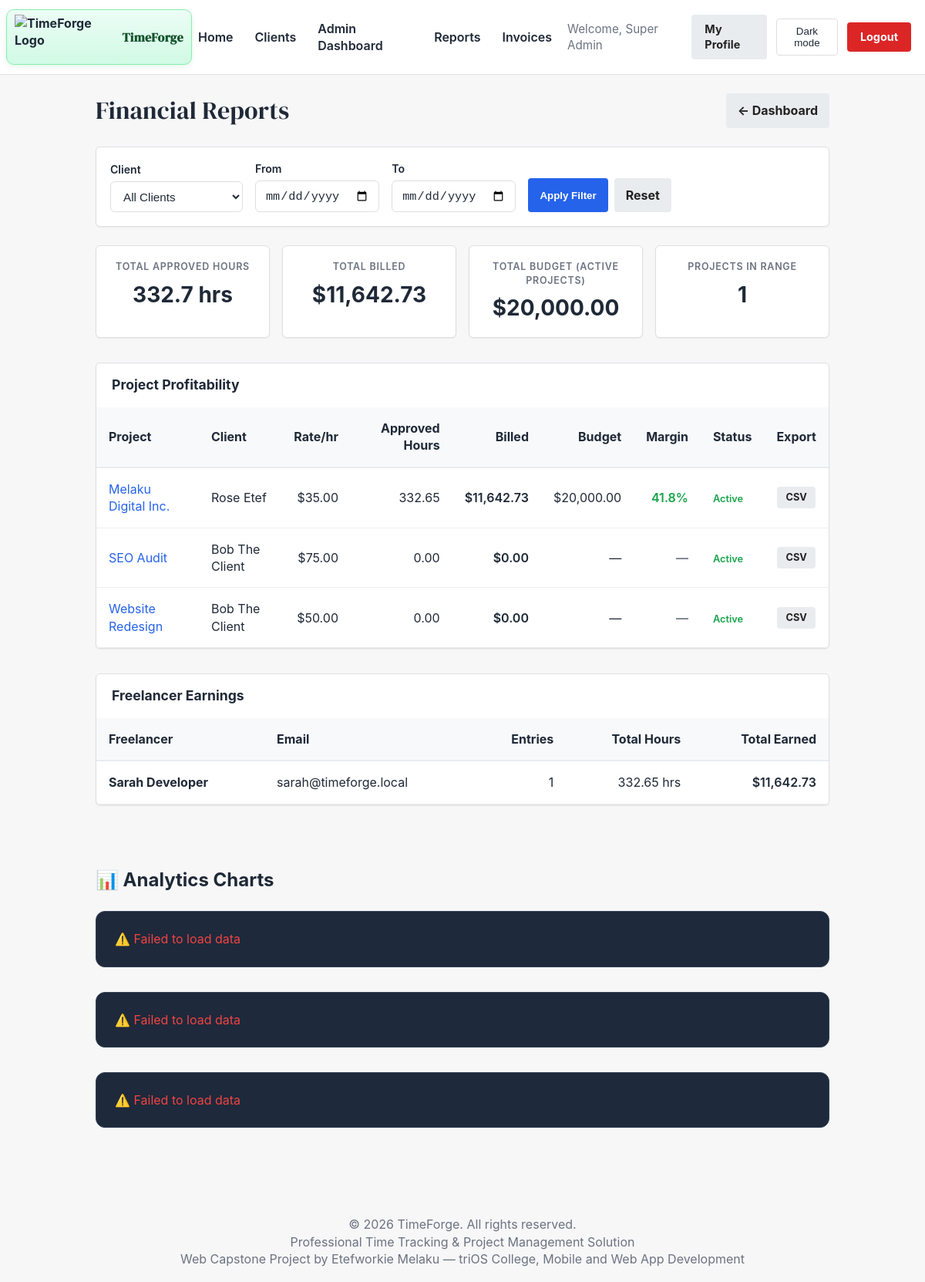
Screenshot of /admin/reports.php (signed in) with the database file from the repository.
### tables this page shows
CREATE TABLE `projects` (
  `id` int(11) NOT NULL AUTO_INCREMENT,
  `company_id` int(11) DEFAULT NULL,
  `project_name` varchar(100) NOT NULL,
  `description` text DEFAULT NULL,
  `client_id` int(11) NOT NULL,
  `created_by` int(11) DEFAULT NULL,
  `hourly_rate` decimal(10,2) DEFAULT 0.00,
  `budget` decimal(10,2) DEFAULT NULL,
  `deadline` date DEFAULT NULL,
  `status` enum('active','completed','archived') DEFAULT 'active',
  `stage` enum('planning','in_progress','review','testing','on_hold','completed','archived') DEFAULT 'planning',
  `created_at` timestamp NOT NULL DEFAULT current_timestamp(),
  `updated_at` timestamp NOT NULL DEFAULT current_timestamp() ON UPDATE current_timestamp(),
  `deleted_at` timestamp NULL DEFAULT NULL,
  `deleted_by` int(11) DEFAULT NULL,
  `deletion_requested` tinyint(1) DEFAULT 0,
  `deletion_requested_by` int(11) DEFAULT NULL,
  `deletion_requested_at` timestamp NULL DEFAULT NULL,
  `deletion_reason` text DEFAULT NULL,
  `progress_percentage` int(11) DEFAULT 0,
  `budget_alert_75` tinyint(1) DEFAULT 0,
  `budget_alert_90` tinyint(1) DEFAULT 0,
  `budget_alert_100` tinyint(1) DEFAULT 0,
  `screenshots_enabled` tinyint(1) NOT NULL DEFAULT 1 COMMENT '1 = auto-capture screenshots while timer runs, 0 = disabled',
  `tax_rate` decimal(5,2) DEFAULT 0.00 COMMENT 'Default tax percentage for invoices on this project',
  PRIMARY KEY (`id`),
  KEY `created_by` (`created_by`),
  KEY `projects_ibfk_1` (`client_id`),
  KEY `status` (`status`),
  KEY `deleted_at` (`deleted_at`),
  KEY `projects_company_id` (`company_id`),
  CONSTRAINT `projects_fk_company` FOREIGN KEY (`company_id`) REFERENCES `companies` (`id`) ON DELETE CASCADE,
  CONSTRAINT `projects_ibfk_1` FOREIGN KEY (`client_id`) REFERENCES `clients` (`id`) ON DELETE CASCADE,
  CONSTRAINT `projects_ibfk_2` FOREIGN KEY (`created_by`) REFERENCES `users` (`id`) ON DELETE SET NULL
);

CREATE TABLE `clients` (
  `id` int(11) NOT NULL AUTO_INCREMENT,
  `company_id` int(11) DEFAULT NULL,
  `client_name` varchar(100) NOT NULL,
  `company_name` varchar(100) DEFAULT NULL,
  `email` varchar(100) NOT NULL,
  `phone` varchar(20) DEFAULT NULL,
  `address` text DEFAULT NULL,
  `user_id` int(11) DEFAULT NULL,
  `created_by` int(11) NOT NULL,
  `created_at` timestamp NOT NULL DEFAULT current_timestamp(),
  `updated_at` timestamp NOT NULL DEFAULT current_timestamp() ON UPDATE current_timestamp(),
  `is_active` tinyint(1) DEFAULT 1,
  PRIMARY KEY (`id`),
  UNIQUE KEY `email` (`email`),
  KEY `user_id` (`user_id`),
  KEY `created_by` (`created_by`),
  KEY `is_active` (`is_active`),
  KEY `clients_company_id` (`company_id`),
  CONSTRAINT `clients_fk_company` FOREIGN KEY (`company_id`) REFERENCES `companies` (`id`) ON DELETE CASCADE,
  CONSTRAINT `clients_ibfk_1` FOREIGN KEY (`user_id`) REFERENCES `users` (`id`) ON DELETE SET NULL,
  CONSTRAINT `clients_ibfk_2` FOREIGN KEY (`created_by`) REFERENCES `users` (`id`) ON DELETE CASCADE
);

CREATE TABLE `users` (
  `id` int(11) NOT NULL AUTO_INCREMENT,
  `company_id` int(11) DEFAULT NULL,
  `username` varchar(50) NOT NULL,
  `email` varchar(100) NOT NULL,
  `password` varchar(255) NOT NULL,
  `role` enum('admin','freelancer','client') NOT NULL DEFAULT 'freelancer',
  `full_name` varchar(100) NOT NULL,
  `company_name` varchar(150) DEFAULT NULL,
  `business_tagline` varchar(200) DEFAULT NULL,
  `company_logo` varchar(255) DEFAULT NULL,
  `is_active` tinyint(1) DEFAULT 1,
  `last_login` datetime DEFAULT NULL,
  `last_active_at` datetime DEFAULT NULL,
  `current_project_id` int(11) DEFAULT NULL,
  `password_reset_token` varchar(255) DEFAULT NULL,
  `password_reset_expires` datetime DEFAULT NULL,
  `created_at` timestamp NOT NULL DEFAULT current_timestamp(),
  `updated_at` timestamp NOT NULL DEFAULT current_timestamp() ON UPDATE current_timestamp(),
  PRIMARY KEY (`id`),
  UNIQUE KEY `username` (`username`),
  UNIQUE KEY `email` (`email`),
  KEY `users_fk_current_project` (`current_project_id`),
  KEY `company_id` (`company_id`),
  CONSTRAINT `users_fk_company` FOREIGN KEY (`company_id`) REFERENCES `companies` (`id`) ON DELETE SET NULL,
  CONSTRAINT `users_fk_current_project` FOREIGN KEY (`current_project_id`) REFERENCES `projects` (`id`) ON DELETE SET NULL
);

### admin/reports.php (the view, shortened to what this page needs)
<?php
require_once __DIR__ . '/../db.php';
$filter_date_from = trim($_GET['date_from'] ?? '');
$filter_date_to   = trim($_GET['date_to']   ?? '');
$summary_params = [':company_id' => $_SESSION['company_id']];
$summary_where  = "WHERE te.status = 'approved' AND te.end_time IS NOT NULL AND p.deleted_at IS NULL AND p.company_id = :company_id";
$summary_stmt = $pdo->prepare("
    SELECT
        COUNT(DISTINCT p.id)                                          AS project_count,
        COALESCE(SUM(te.total_seconds), 0)                           AS total_seconds,
        COALESCE(SUM((te.total_seconds / 3600) * p.hourly_rate), 0) AS total_billed,
        COALESCE(SUM(p.budget), 0)                                   AS total_budget
    FROM time_entries te
    INNER JOIN projects p ON p.id = te.project_id
    $summary_where
");
try {
    $summary_stmt->execute($summary_params);
    $summary = $summary_stmt->fetch();
} catch (PDOException $e) {
    error_log('reports.php summary query error: ' . $e->getMessage());
    $summary = ['project_count' => 0, 'total_seconds' => 0, 'total_billed' => 0, 'total_budget' => 0];
}
$total_hours  = round(($summary['total_seconds'] ?? 0) / 3600, 2);
$total_billed = round($summary['total_billed']   ?? 0, 2);
$total_budget = round($summary['total_budget']   ?? 0, 2);
$proj_params = [':company_id' => $_SESSION['company_id']];
$proj_where  = "WHERE p.deleted_at IS NULL AND p.company_id = :company_id";
$entry_date_cond_a = "te.status = 'approved' AND te.end_time IS NOT NULL";
$entry_date_cond_b = "te.status = 'approved' AND te.end_time IS NOT NULL";
$proj_stmt = $pdo->prepare("
    SELECT
        p.id,
        p.project_name,
        p.hourly_rate,
        p.budget,
        p.status,
        c.client_name,
        c.company_name,
        COALESCE(SUM(CASE WHEN $entry_date_cond_a THEN te.total_seconds ELSE 0 END), 0)                             AS approved_seconds,
        COALESCE(SUM(CASE WHEN $entry_date_cond_b THEN (te.total_seconds / 3600) * p.hourly_rate ELSE 0 END), 0)   AS billed_amount
    FROM projects p
    INNER JOIN clients c ON c.id = p.client_id
    LEFT  JOIN time_entries te ON te.project_id = p.id
    $proj_where
    GROUP BY p.id
    ORDER BY billed_amount DESC
");
try {
    $proj_stmt->execute($proj_params);
    $projects = $proj_stmt->fetchAll();
} catch (PDOException $e) {
    error_log('reports.php per-project query error: ' . $e->getMessage());
    $projects = [];
}
$fl_params = [':company_id' => $_SESSION['company_id']];
$fl_where  = "WHERE te.status = 'approved' AND te.end_time IS NOT NULL AND p.deleted_at IS NULL AND p.company_id = :company_id";
$fl_stmt = $pdo->prepare("
    SELECT
        u.id,
        u.full_name,
        u.email,
        COUNT(te.id)                                                 AS entry_count,
        COALESCE(SUM(te.total_seconds), 0)                          AS total_seconds,
        COALESCE(SUM((te.total_seconds / 3600) * p.hourly_rate), 0) AS total_earned
    FROM time_entries te
    INNER JOIN projects p ON p.id = te.project_id
    INNER JOIN users    u ON u.id = te.user_id
    $fl_where
    GROUP BY u.id
    ORDER BY total_earned DESC
");
try {
    $fl_stmt->execute($fl_params);
    $freelancers = $fl_stmt->fetchAll();
} catch (PDOException $e) {
    error_log('reports.php freelancer query error: ' . $e->getMessage());
    $freelancers = [];
}
?>
<!DOCTYPE html>
<html lang="en">
<head>
    <link rel="stylesheet" href="/TimeForge_Capstone/css/style.css">
    <link rel="stylesheet" href="/TimeForge_Capstone/css/reports.css">
</head>
<body>
<?php include __DIR__ . '/../includes/header_partial.php'; ?>
<div class="container">
    <div style="display:flex; justify-content:space-between; align-items:center; margin-bottom:1.5rem; flex-wrap:wrap; gap:1rem;">
        <h1 class="heading-serif" style="color:var(--color-accent); margin:0;">Financial Reports</h1>
        <a href="/TimeForge_Capstone/admin/dashboard.php" class="btn btn-secondary">&larr; Dashboard</a>
    </div>
    <div class="card report-filters">
        <form method="get" action="" style="display:flex; gap:1rem; flex-wrap:wrap; align-items:flex-end;">
            <div class="form-group" style="margin:0; min-width:160px;">
                <label for="client_id">Client</label>
                <select name="client_id" id="client_id" class="form-control">
                    <option value="">All Clients</option>
                </select>
            </div>
            <div class="form-group" style="margin:0;">
                <label for="date_from">From</label>
                <input type="date" id="date_from" name="date_from" class="form-control" value="<?php echo htmlspecialchars($filter_date_from); ?>">
            </div>
            <div class="form-group" style="margin:0;">
                <label for="date_to">To</label>
                <input type="date" id="date_to" name="date_to" class="form-control" value="<?php echo htmlspecialchars($filter_date_to); ?>">
            </div>
            <div style="display:flex; gap:0.5rem;">
                <button type="submit" class="btn btn-primary">Apply Filter</button>
                <a href="/TimeForge_Capstone/admin/reports.php" class="btn btn-secondary">Reset</a>
            </div>
        </form>
    </div>
    <div class="report-stat-grid">
        <div class="card report-stat">
            <div class="stat-label">Total Approved Hours</div>
            <div class="stat-value"><?php echo number_format($total_hours, 1); ?> hrs</div>
        </div>
        <div class="card report-stat">
            <div class="stat-label">Total Billed</div>
            <div class="stat-value">$<?php echo number_format($total_billed, 2); ?></div>
        </div>
        <div class="card report-stat">
            <div class="stat-label">Total Budget (active projects)</div>
            <div class="stat-value">$<?php echo number_format($total_budget, 2); ?></div>
        </div>
        <div class="card report-stat">
            <div class="stat-label">Projects in Range</div>
            <div class="stat-value"><?php echo (int)$summary['project_count']; ?></div>
        </div>
    </div>
    <div class="card" style="padding:0; overflow:hidden; margin-bottom:2rem;">
        <div style="padding:1rem 1.25rem; border-bottom:1px solid var(--color-border);">
            <h2 style="margin:0; font-size:1.1rem;">Project Profitability</h2>
        </div>
        <table class="project-table" style="margin:0;">
            <thead>
                <tr>
                    <th>Project</th>
                    <th>Client</th>
                    <th style="text-align:right;">Rate/hr</th>
                    <th style="text-align:right;">Approved Hours</th>
                    <th style="text-align:right;">Billed</th>
                    <th style="text-align:right;">Budget</th>
                    <th style="text-align:right;">Margin</th>
                    <th>Status</th>
                    <th style="text-align:center;">Export</th>
                </tr>
            </thead>
            <tbody>
                <?php if (empty($projects)): ?>
                <tr><td colspan="9" style="text-align:center; padding:1.5rem; color:var(--color-text-secondary);">No data for the selected filters.</td></tr>
                <?php else: ?>
                <?php foreach ($projects as $p):
                    $p_hours   = round(($p['approved_seconds'] ?? 0) / 3600, 2);
                    $p_billed  = round($p['billed_amount'] ?? 0, 2);
                    $p_budget  = $p['budget'] ? (float)$p['budget'] : null;
                    $margin    = $p_budget ? round((($p_budget - $p_billed) / $p_budget) * 100, 1) : null;
                    $margin_color = '#6b7280';
                    if ($margin !== null) {
                        $margin_color = $margin >= 20 ? '#16a34a' : ($margin >= 0 ? '#d97706' : '#dc2626');
                    }
                ?>
                <tr>
                    <td>
                        <a href="/TimeForge_Capstone/project_details.php?id=<?php echo $p['id']; ?>">
                            <?php echo htmlspecialchars($p['project_name']); ?>
                        </a>
                    </td>
                    <td><?php echo htmlspecialchars($p['client_name']); ?></td>
                    <td style="text-align:right;">$<?php echo number_format($p['hourly_rate'], 2); ?></td>
                    <td style="text-align:right;"><?php echo number_format($p_hours, 2); ?></td>
                    <td style="text-align:right; font-weight:600;">$<?php echo number_format($p_billed, 2); ?></td>
                    <td style="text-align:right;"><?php echo $p_budget !== null ? '$' . number_format($p_budget, 2) : '—'; ?></td>
                    <td style="text-align:right; color:<?php echo $margin_color; ?>; font-weight:600;">
                        <?php echo $margin !== null ? $margin . '%' : '—'; ?>
                    </td>
                    <td>
                        <span style="font-size:0.8rem; color:<?php echo $p['status'] === 'active' ? '#16a34a' : '#6b7280'; ?>; font-weight:600;">
                            <?php echo ucfirst($p['status']); ?>
                        </span>
                    </td>
                    <td style="text-align:center;">
                        <a href="/TimeForge_Capstone/api/export_csv.php?project_id=<?php echo $p['id']; ?>" class="btn btn-secondary" style="padding:4px 10px; font-size:0.8rem;" title="Export CSV for this project">CSV</a>
                    </td>
                </tr>
                <?php endforeach; ?>
                <?php endif; ?>
            </tbody>
        </table>
    </div>
    <div class="card" style="padding:0; overflow:hidden;">
        <div style="padding:1rem 1.25rem; border-bottom:1px solid var(--color-border);">
            <h2 style="margin:0; font-size:1.1rem;">Freelancer Earnings</h2>
        </div>
        <table class="project-table" style="margin:0;">
            <thead>
                <tr>
                    <th>Freelancer</th>
                    <th>Email</th>
                    <th style="text-align:right;">Entries</th>
                    <th style="text-align:right;">Total Hours</th>
                    <th style="text-align:right;">Total Earned</th>
                </tr>
            </thead>
            <tbody>
                <?php if (empty($freelancers)): ?>
                <tr><td colspan="5" style="text-align:center; padding:1.5rem; color:var(--color-text-secondary);">No freelancer data for the selected filters.</td></tr>
                <?php else: ?>
                <?php foreach ($freelancers as $fl):
                    $fl_hours = round(($fl['total_seconds'] ?? 0) / 3600, 2);
                ?>
                <tr>
                    <td><strong><?php echo htmlspecialchars($fl['full_name']); ?></strong></td>
                    <td><?php echo htmlspecialchars($fl['email']); ?></td>
                    <td style="text-align:right;"><?php echo (int)$fl['entry_count']; ?></td>
                    <td style="text-align:right;"><?php echo number_format($fl_hours, 2); ?> hrs</td>
                    <td style="text-align:right; font-weight:600;">$<?php echo number_format($fl['total_earned'], 2); ?></td>
                </tr>
                <?php endforeach; ?>
                <?php endif; ?>
            </tbody>
        </table>
    </div>
</div>
<div class="container" style="margin-top: 2rem;">
    <h2 style="color: var(--color-accent); margin-bottom: 1.5rem;">📊 Analytics Charts</h2>
    <div id="react-hours-chart"></div>
    <div id="react-project-chart"></div>
    <div id="react-heatmap"></div>
</div>
<?php include __DIR__ . '/../includes/footer_partial.php'; ?>
</body>
</html>

### rows the page displays
projects: project_name "Melaku Digital Inc.", client.client_name "Rose Etef", hourly_rate "35.00", p_hours "332.65", p_billed "11,642.73", budget "20,000.00", margin "41.8", status "Active"
projects: project_name "SEO Audit", client.client_name "Bob The Client", hourly_rate "75.00", p_hours "0.00", p_billed "0.00", status "Active"
projects: project_name "Website Redesign", client.client_name "Bob The Client", hourly_rate "50.00", p_hours "0.00", p_billed "0.00", status "Active"
users: full_name "Sarah Developer", email "sarah@timeforge.local", entry_count "1", fl_hours "332.65", total_earned "11,642.73"

### other values shown
$current_user['full_name'] "Super Admin"
$total_hours "332.7"
$total_billed "11,642.73"
$total_budget "20,000.00"
$summary['project_count'] "1"
